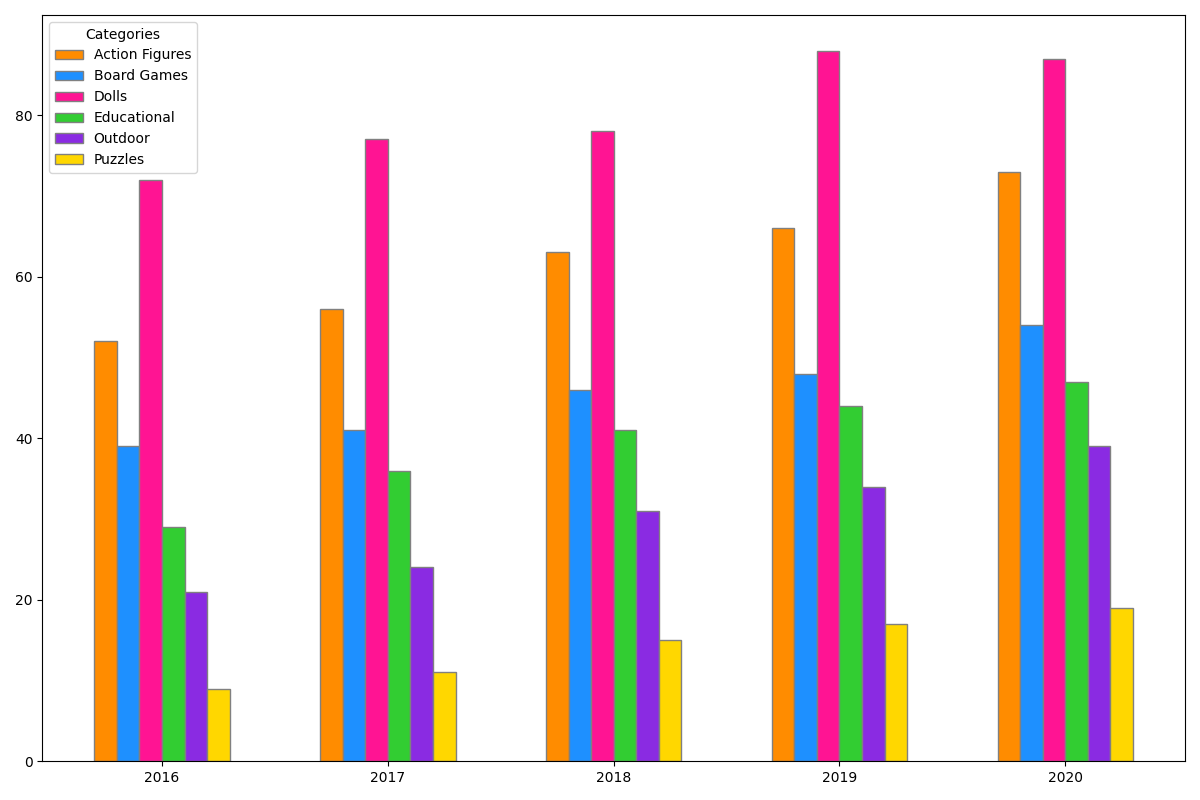

This figure's Python source:
import matplotlib.pyplot as plt
import numpy as np

# Categories and years
years = ['2016', '2017', '2018', '2019', '2020']
categories = ['Action Figures', 'Board Games', 'Dolls', 'Educational', 'Outdoor', 'Puzzles']

# Sales data
action_figures = [52, 56, 63, 66, 73]
board_games = [39, 41, 46, 48, 54]
dolls = [72, 77, 78, 88, 87]
educational = [29, 36, 41, 44, 47]
outdoor = [21, 24, 31, 34, 39]
puzzles = [9, 11, 15, 17, 19]

# Group data for plotting
sales_data = [action_figures, board_games, dolls, educational, outdoor, puzzles]

colors = ['#FF8C00', '#1E90FF', '#FF1493', '#32CD32', '#8A2BE2', '#FFD700']

# Plot setup
fig, ax = plt.subplots(figsize=(12, 8))
bar_width = 0.1

# Create a bar for each category and each year
x = np.arange(len(years))
for i, (category, color) in enumerate(zip(sales_data, colors)):
    ax.bar(x + i * bar_width, category, bar_width, label=categories[i], color=color, edgecolor='grey')

ax.set_xticks(x + bar_width * (len(categories) - 1) / 2)
ax.set_xticklabels(years)
ax.legend(title="Categories")
plt.tight_layout()
plt.show()
